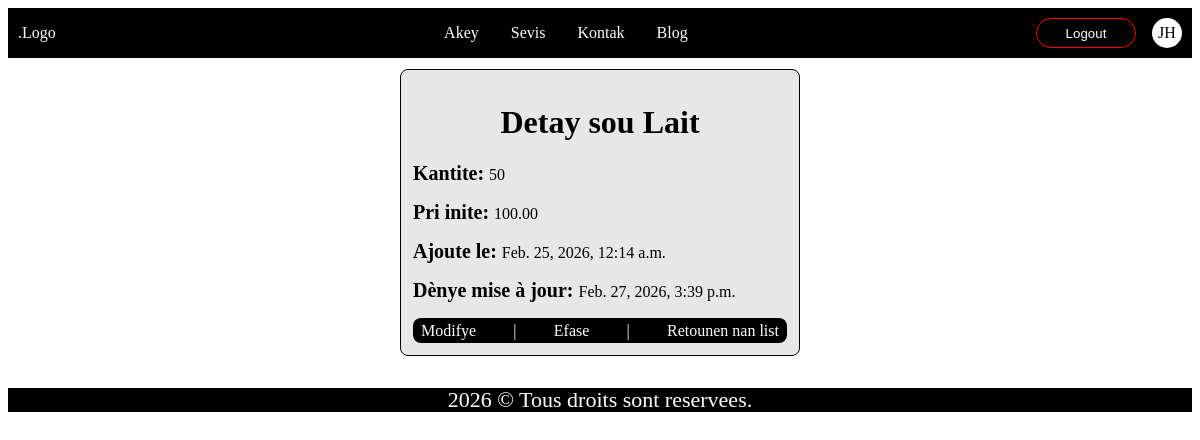
Page /gestion-stock/detay/1/ (signed in) on the committed database.
### gestion_stock_app/models.py (models this page shows, shortened)
class Stock(models.Model):
    nom = models.CharField(max_length=100)
    description = models.TextField(blank=True, null=True)
    quantite = models.PositiveIntegerField()
    prix_unitaire = models.DecimalField(max_digits=10, decimal_places=2)
    date_ajout = models.DateTimeField(auto_now_add=True)
    date_mise_a_jour = models.DateTimeField(auto_now=True)

### gestion_stock_app/views.py (the view)
# urls.py: path('detay/<int:id>/', views.detay_stock, name='detay_stock'),
def detay_stock(request, id):
    stock = get_object_or_404(Stock, id=id)
    return render(request, 'detay_stock.html', {'stock': stock})

### gestion_stock_app/templates/detay_stock.html
{% extends 'base.html' %}
{% block content %}
    <div class="container-card">
        <div class="card">
            <div class="card-header">
                <h1>Detay sou {{ stock.nom }}</h1>
            </div>
            <div class="card-body">
                <p><span>Kantite: </span> {{ stock.quantite }}</p>
                <p><span>Pri inite: </span> {{ stock.prix_unitaire }}</p>
                <p><span>Ajoute le: </span> {{ stock.date_ajout }}</p>
                <p><span>Dènye mise à jour: </span> {{ stock.date_mise_a_jour }}</p>
            </div>
            <div class="card-footer">
                <a href="{% url 'gestion_stock_app:modifye_stock' stock.id %}">Modifye</a> |
                <a href="{% url 'gestion_stock_app:efase_stock' stock.id %}">Efase</a> |
                <a href="{% url 'gestion_stock_app:list_stock' %}">Retounen nan list</a>
            </div>
        </div>
    </div>
{% endblock %}

### gestion_stock/static/css/main.css (style rules this page uses)
* { box-sizing: border-box; }
.container-card { width: 100%; display: flex; align-items: center; justify-content: center; }
.container-card .card { background-color: #e7e7e7; width: 400px; box-shadow: rgba(215, 212, 212, 0.25); border: 1.5px solid black; padding: 12px; border-radius: 8px; }
.container-card .card .card-header { text-align: center; }
.container-card .card .card-body p > span { font-size: 20px; font-weight: 800; }
.container-card .card .card-footer { background-color: black; height: 25px; display: flex; align-items: center; justify-content: space-between; gap: 1rem; padding: 8px; border-radius: 8px; color: white; }
.container-card .card .card-footer > a { color: inherit; text-decoration: none; }

### rows in the picture
Stock: nom "Lait", quantite "50", prix_unitaire "100.00", date_ajout "Feb. 25, 2026, 12:14 a.m.", date_mise_a_jour "Feb. 27, 2026, 3:39 p.m."
